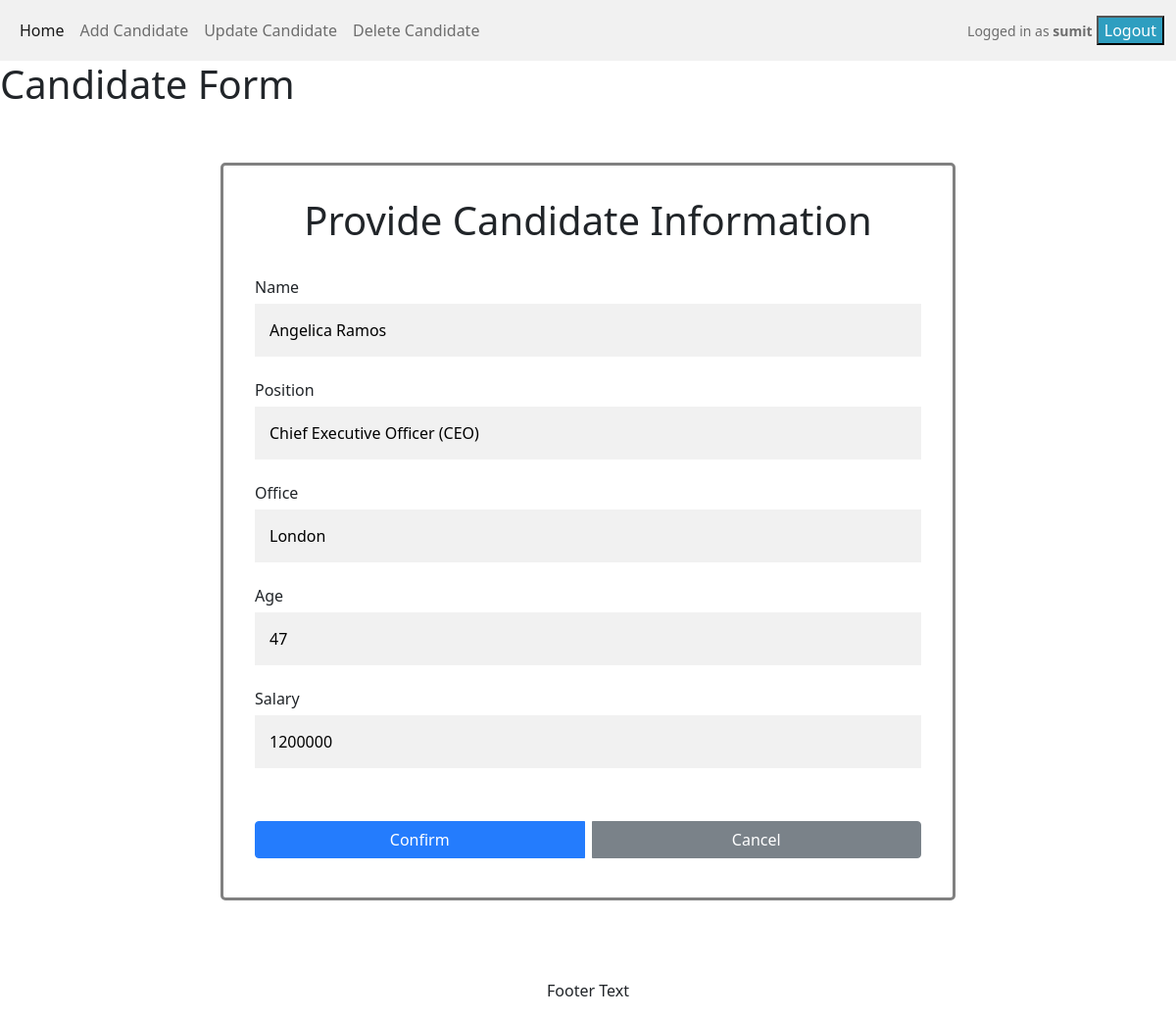
/candidate-update/c147bae2-a55c-42eb-b793-1ef4b6c3c71f/ (signed in), run on the app's committed database.
### users/models.py (models this page shows, shortened)
class Candidate(models.Model):
    user     = models.ForeignKey(User,on_delete=models.SET_NULL,blank=True,null=True)
    name     =  models.CharField(max_length=200)
    position =  models.CharField(max_length=200,null=True,blank=True)
    office   =  models.CharField(max_length=200,null=True,blank=True)
    age      =  models.IntegerField(null=True,blank=True)
    salary   =  models.IntegerField(null=True,blank=True)
    created  =  models.DateTimeField(auto_now_add=True)
    id       =  models.UUIDField(default=uuid.uuid4,unique=True,primary_key=True,editable=False)

### users/views.py (the view)
# urls.py: path('candidate-update/<str:pk>/', views.updateCandidate, name='candidate-update'),
@login_required(login_url='login')
def updateCandidate(request,pk):
    candidate = Candidate.objects.get(id=pk)
    form = CandidateForm(instance=candidate)
    if request.method == 'POST':
        form = CandidateForm(request.POST,instance=candidate)
        if form.is_valid():
            form.save()
            messages.info(request,"Candidate information updated succesfully")
            return redirect('candidates')
    context = {'form':form}
    return render(request,'users/candidate_form.html',context)

### users/forms.py
class CandidateForm(ModelForm):
    class Meta:
        model = Candidate
        fields = '__all__'
        exclude = ('user',)
        labels = {'name':'Name','position':'Position',
        'office':'Office','age':'Age','created':'Start Date','salary':'Salary'}

### users/templates/users/candidate_form.html (shortened to what this page needs)
{% extends 'main.html' %}
{% block content %}
<div class="row">
    <div class="col">
        <h1>Candidate Form</h1>
    </div>
</div>
<div class="container">
    <div class="row">
        <div class="col">
            <h1 style="text-align: center;">Provide Candidate Information</h1>
        <br>
        </div>
    </div>
    <form action="" method="post">
        {% for item in form %}
        <div class="row">
            <div class="col">
                {{item.label}}
                {{item}}
            </div>
        </div>
            {% endfor %}
            <br>
            <div class=" row">
                <div class="col">
                    <div class="btn-group gap-2 col-12 ">
                        <button type="submit" class="btn btn-primary">Confirm</button>
                        <button type="button" class="btn btn-secondary"> <a href="{% url 'candidates' %}" style="text-decoration: none; color: white;">Cancel</a></button>
                    </div>
                </div>
            </div>
    </form>
</div>
{% endblock content %}

### templates/navbar.html
<nav class="navbar navbar-expand-lg navbar-light " style="background-color: #f1f1f1;">
    <div class="container-fluid">
      <div class="collapse navbar-collapse" id="navbarText">
        <ul class="navbar-nav me-auto mb-2 mb-lg-0">
          <li class="nav-item">
            <a class="nav-link active" aria-current="page" href="{% url 'candidates' %}">Home</a>
          </li>
          <li class="nav-item">
            <a class="nav-link" href="{% url 'candidate-add' %}">Add Candidate</a>
          </li>
          <li class="nav-item">
            <a class="nav-link" href="#">Update Candidate</a>
          </li>
          <li class="nav-item">
            <a class="nav-link" href="#">Delete Candidate</a>
          </li>
        </ul>
        <span class="navbar-text">
            {% if request.user.is_authenticated %}
            <small>Logged in as <b>{{ request.user.username }}</b></small>
                <a href="{% url 'logout' %}"><input type="button" value="Logout" style="background-color: rgb(46, 158, 192);color: white;"></a>
            {% else %}
                <a href="{% url 'login' %}"><input type="button" value="Login" style="background-color: rgb(46, 158, 192);color: white;"></a>
            {% endif %}
        </span>
      </div>
    </div>
  </nav>

### static/styles/style.css (style rules this page uses)
* { box-sizing: border-box }
input[type=text], input[type=password],input[type=email], input[type=number] { width: 100%; padding: 15px; margin: 5px 0 22px 0; display: inline-block; border: none; background: #f1f1f1; }
button { background-color: rgb(46, 158, 192); color: white; padding: 14px 20px; margin: 8px 0; border: none; cursor: pointer; width: 100%; opacity: 0.9; }
.container { width: 750px; padding:2em 2em 2em 2em; margin-top:3em; margin-bottom:5em; border-style: solid; border-color: grey; border-width: 3px; border-radius: 5px; }

### data on the page
Candidate: form "Angelica Ramos" "Chief Executive Officer (CEO)" "London" "47" "1200000"

### other printed values
{{ request.user.username }} "sumit"
{{ item.label }} "Name" "Position" "Office" "Age" "Salary"
